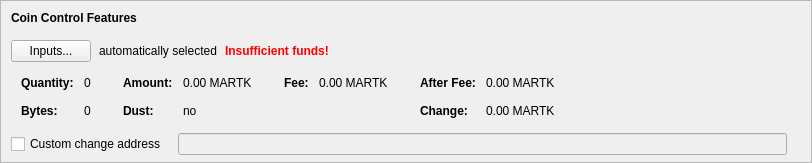
    <widget class="QFrame" name="frameCoinControl">
     <property name="sizePolicy">
      <sizepolicy hsizetype="Expanding" vsizetype="Expanding">
       <horstretch>0</horstretch>
       <verstretch>0</verstretch>
      </sizepolicy>
     </property>
     <property name="maximumSize">
      <size>
       <width>16777215</width>
       <height>16777215</height>
      </size>
     </property>
     <property name="frameShape">
      <enum>QFrame::StyledPanel</enum>
     </property>
     <property name="frameShadow">
      <enum>QFrame::Sunken</enum>
     </property>
     <layout class="QVBoxLayout" name="verticalLayoutCoinControl2">
      <property name="spacing">
       <number>0</number>
      </property>
      <property name="leftMargin">
       <number>0</number>
      </property>
      <property name="topMargin">
       <number>0</number>
      </property>
      <property name="rightMargin">
       <number>0</number>
      </property>
      <property name="bottomMargin">
       <number>6</number>
      </property>
      <item>
       <layout class="QVBoxLayout" name="verticalLayoutCoinControl" stretch="0,0,0,0,1">
        <property name="spacing">
         <number>0</number>
        </property>
        <property name="leftMargin">
         <number>10</number>
        </property>
        <property name="topMargin">
         <number>10</number>
        </property>
        <item>
         <layout class="QHBoxLayout" name="horizontalLayoutCoinControl1">
          <property name="bottomMargin">
           <number>15</number>
          </property>
          <item>
           <widget class="QLabel" name="labelCoinControlFeatures">
            <property name="sizePolicy">
             <sizepolicy hsizetype="Preferred" vsizetype="Maximum">
              <horstretch>0</horstretch>
              <verstretch>0</verstretch>
             </sizepolicy>
            </property>
            <property name="font">
             <font>
              <weight>75</weight>
              <bold>true</bold>
             </font>
            </property>
            <property name="styleSheet">
             <string notr="true">font-weight:bold;</string>
            </property>
            <property name="text">
             <string>Coin Control Features</string>
            </property>
           </widget>
          </item>
         </layout>
        </item>
        <item>
         <layout class="QHBoxLayout" name="horizontalLayoutCoinControl2" stretch="0,0,0,0">
          <property name="spacing">
           <number>8</number>
          </property>
          <property name="bottomMargin">
           <number>10</number>
          </property>
          <item>
           <widget class="QPushButton" name="pushButtonCoinControl">
            <property name="styleSheet">
             <string notr="true"/>
            </property>
            <property name="text">
             <string>Inputs...</string>
            </property>
            <property name="autoDefault">
             <bool>false</bool>
            </property>
           </widget>
          </item>
          <item>
           <widget class="QLabel" name="labelCoinControlAutomaticallySelected">
            <property name="text">
             <string>automatically selected</string>
            </property>
            <property name="margin">
             <number>5</number>
            </property>
           </widget>
          </item>
          <item>
           <widget class="QLabel" name="labelCoinControlInsuffFunds">
            <property name="font">
             <font>
              <weight>75</weight>
              <bold>true</bold>
             </font>
            </property>
            <property name="styleSheet">
             <string notr="true">color:red;font-weight:bold;</string>
            </property>
            <property name="text">
             <string>Insufficient funds!</string>
            </property>
            <property name="margin">
             <number>5</number>
            </property>
           </widget>
          </item>
          <item>
           <spacer name="horizontalSpacerCoinControl">
            <property name="orientation">
             <enum>Qt::Horizontal</enum>
            </property>
            <property name="sizeHint" stdset="0">
             <size>
              <width>40</width>
              <height>1</height>
             </size>
            </property>
           </spacer>
          </item>
         </layout>
        </item>
        <item>
         <widget class="QWidget" name="widgetCoinControl" native="true">
          <property name="sizePolicy">
           <sizepolicy hsizetype="Preferred" vsizetype="Preferred">
            <horstretch>0</horstretch>
            <verstretch>0</verstretch>
           </sizepolicy>
          </property>
          <property name="minimumSize">
           <size>
            <width>0</width>
            <height>0</height>
           </size>
          </property>
          <property name="styleSheet">
           <string notr="true"/>
          </property>
          <layout class="QHBoxLayout" name="horizontalLayoutCoinControl5">
           <property name="leftMargin">
            <number>0</number>
           </property>
           <property name="topMargin">
            <number>0</number>
           </property>
           <property name="rightMargin">
            <number>0</number>
           </property>
           <property name="bottomMargin">
            <number>0</number>
           </property>
           <item>
            <layout class="QHBoxLayout" name="horizontalLayoutCoinControl3" stretch="0,0,0,1">
             <property name="spacing">
              <number>20</number>
             </property>
             <property name="topMargin">
              <number>0</number>
             </property>
             <property name="bottomMargin">
              <number>10</number>
             </property>
             <item>
              <layout class="QFormLayout" name="formLayoutCoinControl1">
               <property name="horizontalSpacing">
                <number>10</number>
               </property>
               <property name="verticalSpacing">
                <number>14</number>
               </property>
               <property name="leftMargin">
                <number>10</number>
               </property>
               <property name="topMargin">
                <number>4</number>
               </property>
               <property name="rightMargin">
                <number>6</number>
               </property>
               <item row="0" column="0">
                <widget class="QLabel" name="labelCoinControlQuantityText">
                 <property name="font">
                  <font>
                   <weight>75</weight>
                   <bold>true</bold>
                  </font>
                 </property>
                 <property name="text">
                  <string>Quantity:</string>
                 </property>
                 <property name="margin">
                  <number>0</number>
                 </property>
                </widget>
               </item>
               <item row="0" column="1">
                <widget class="QLabel" name="labelCoinControlQuantity">
                 <property name="cursor">
                  <cursorShape>IBeamCursor</cursorShape>
                 </property>
                 <property name="contextMenuPolicy">
                  <enum>Qt::ActionsContextMenu</enum>
                 </property>
                 <property name="text">
                  <string notr="true">0</string>
                 </property>
                 <property name="margin">
                  <number>0</number>
                 </property>
                 <property name="textInteractionFlags">
                  <set>Qt::LinksAccessibleByMouse|Qt::TextSelectableByKeyboard|Qt::TextSelectableByMouse</set>
                 </property>
                </widget>
               </item>
               <item row="1" column="0">
                <widget class="QLabel" name="labelCoinControlBytesText">
                 <property name="font">
                  <font>
                   <weight>75</weight>
                   <bold>true</bold>
                  </font>
                 </property>
                 <property name="text">
                  <string>Bytes:</string>
                 </property>
                </widget>
               </item>
               <item row="1" column="1">
                <widget class="QLabel" name="labelCoinControlBytes">
                 <property name="cursor">
                  <cursorShape>IBeamCursor</cursorShape>
                 </property>
                 <property name="contextMenuPolicy">
                  <enum>Qt::ActionsContextMenu</enum>
                 </property>
                 <property name="text">
                  <string notr="true">0</string>
                 </property>
                 <property name="textInteractionFlags">
                  <set>Qt::LinksAccessibleByMouse|Qt::TextSelectableByKeyboard|Qt::TextSelectableByMouse</set>
                 </property>
                </widget>
               </item>
              </layout>
             </item>
             <item>
              <layout class="QFormLayout" name="formLayoutCoinControl2">
               <property name="horizontalSpacing">
                <number>10</number>
               </property>
               <property name="verticalSpacing">
                <number>14</number>
               </property>
               <property name="leftMargin">
                <number>6</number>
               </property>
               <property name="topMargin">
                <number>4</number>
               </property>
               <property name="rightMargin">
                <number>6</number>
               </property>
               <item row="0" column="0">
                <widget class="QLabel" name="labelCoinControlAmountText">
                 <property name="font">
                  <font>
                   <weight>75</weight>
                   <bold>true</bold>
                  </font>
                 </property>
                 <property name="text">
                  <string>Amount:</string>
                 </property>
                 <property name="margin">
                  <number>0</number>
                 </property>
                </widget>
               </item>
               <item row="0" column="1">
                <widget class="QLabel" name="labelCoinControlAmount">
                 <property name="cursor">
                  <cursorShape>IBeamCursor</cursorShape>
                 </property>
                 <property name="contextMenuPolicy">
                  <enum>Qt::ActionsContextMenu</enum>
                 </property>
                 <property name="text">
                  <string notr="true">0.00 MARTK</string>
                 </property>
                 <property name="textInteractionFlags">
                  <set>Qt::LinksAccessibleByMouse|Qt::TextSelectableByKeyboard|Qt::TextSelectableByMouse</set>
                 </property>
                </widget>
               </item>
               <item row="1" column="0">
                <widget class="QLabel" name="labelCoinControlLowOutputText">
                 <property name="font">
                  <font>
                   <weight>75</weight>
                   <bold>true</bold>
                  </font>
                 </property>
                 <property name="text">
                  <string>Dust:</string>
                 </property>
                </widget>
               </item>
               <item row="1" column="1">
                <widget class="QLabel" name="labelCoinControlLowOutput">
                 <property name="cursor">
                  <cursorShape>IBeamCursor</cursorShape>
                 </property>
                 <property name="contextMenuPolicy">
                  <enum>Qt::ActionsContextMenu</enum>
                 </property>
                 <property name="text">
                  <string notr="true">no</string>
                 </property>
                 <property name="textInteractionFlags">
                  <set>Qt::LinksAccessibleByMouse|Qt::TextSelectableByKeyboard|Qt::TextSelectableByMouse</set>
                 </property>
                </widget>
               </item>
              </layout>
             </item>
             <item>
              <layout class="QFormLayout" name="formLayoutCoinControl3">
               <property name="horizontalSpacing">
                <number>10</number>
               </property>
               <property name="verticalSpacing">
                <number>14</number>
               </property>
               <property name="leftMargin">
                <number>6</number>
               </property>
               <property name="topMargin">
                <number>4</number>
               </property>
               <property name="rightMargin">
                <number>6</number>
               </property>
               <item row="0" column="0">
                <widget class="QLabel" name="labelCoinControlFeeText">
                 <property name="font">
                  <font>
                   <weight>75</weight>
                   <bold>true</bold>
                  </font>
                 </property>
                 <property name="text">
                  <string>Fee:</string>
                 </property>
                 <property name="margin">
                  <number>0</number>
                 </property>
                </widget>
               </item>
               <item row="0" column="1">
                <widget class="QLabel" name="labelCoinControlFee">
                 <property name="cursor">
                  <cursorShape>IBeamCursor</cursorShape>
                 </property>
                 <property name="contextMenuPolicy">
                  <enum>Qt::ActionsContextMenu</enum>
                 </property>
                 <property name="text">
                  <string notr="true">0.00 MARTK</string>
                 </property>
                 <property name="textInteractionFlags">
                  <set>Qt::LinksAccessibleByMouse|Qt::TextSelectableByKeyboard|Qt::TextSelectableByMouse</set>
                 </property>
                </widget>
               </item>
              </layout>
             </item>
             <item>
              <layout class="QFormLayout" name="formLayoutCoinControl4">
               <property name="horizontalSpacing">
                <number>10</number>
               </property>
               <property name="verticalSpacing">
                <number>14</number>
               </property>
               <property name="leftMargin">
                <number>6</number>
               </property>
               <property name="topMargin">
                <number>4</number>
               </property>
               <property name="rightMargin">
                <number>6</number>
               </property>
               <item row="0" column="0">
                <widget class="QLabel" name="labelCoinControlAfterFeeText">
                 <property name="font">
                  <font>
                   <weight>75</weight>
                   <bold>true</bold>
                  </font>
                 </property>
                 <property name="text">
                  <string>After Fee:</string>
                 </property>
                 <property name="margin">
                  <number>0</number>
                 </property>
                </widget>
               </item>
               <item row="0" column="1">
                <widget class="QLabel" name="labelCoinControlAfterFee">
                 <property name="cursor">
                  <cursorShape>IBeamCursor</cursorShape>
                 </property>
                 <property name="contextMenuPolicy">
                  <enum>Qt::ActionsContextMenu</enum>
                 </property>
                 <property name="text">
                  <string notr="true">0.00 MARTK</string>
                 </property>
                 <property name="textInteractionFlags">
                  <set>Qt::LinksAccessibleByMouse|Qt::TextSelectableByKeyboard|Qt::TextSelectableByMouse</set>
                 </property>
                </widget>
               </item>
               <item row="1" column="0">
                <widget class="QLabel" name="labelCoinControlChangeText">
                 <property name="font">
                  <font>
                   <weight>75</weight>
                   <bold>true</bold>
                  </font>
                 </property>
                 <property name="text">
                  <string>Change:</string>
                 </property>
                </widget>
               </item>
               <item row="1" column="1">
                <widget class="QLabel" name="labelCoinControlChange">
                 <property name="cursor">
                  <cursorShape>IBeamCursor</cursorShape>
                 </property>
                 <property name="contextMenuPolicy">
                  <enum>Qt::ActionsContextMenu</enum>
                 </property>
                 <property name="text">
                  <string notr="true">0.00 MARTK</string>
                 </property>
                 <property name="textInteractionFlags">
                  <set>Qt::LinksAccessibleByMouse|Qt::TextSelectableByKeyboard|Qt::TextSelectableByMouse</set>
                 </property>
                </widget>
               </item>
              </layout>
             </item>
            </layout>
           </item>
          </layout>
         </widget>
        </item>
        <item>
         <layout class="QHBoxLayout" name="horizontalLayoutCoinControl4" stretch="0,0,0">
          <property name="spacing">
           <number>12</number>
          </property>
          <property name="sizeConstraint">
           <enum>QLayout::SetDefaultConstraint</enum>
          </property>
          <property name="topMargin">
           <number>5</number>
          </property>
          <property name="rightMargin">
           <number>5</number>
          </property>
          <item>
           <widget class="QCheckBox" name="checkBoxCoinControlChange">
            <property name="toolTip">
             <string>If this is activated, but the change address is empty or invalid, change will be sent to a newly generated address.</string>
            </property>
            <property name="text">
             <string>Custom change address</string>
            </property>
           </widget>
          </item>
          <item>
           <widget class="QValidatedLineEdit" name="lineEditCoinControlChange">
            <property name="enabled">
             <bool>false</bool>
            </property>
            <property name="sizePolicy">
             <sizepolicy hsizetype="Expanding" vsizetype="Fixed">
              <horstretch>0</horstretch>
              <verstretch>0</verstretch>
             </sizepolicy>
            </property>
           </widget>
          </item>
          <item>
           <widget class="QLabel" name="labelCoinControlChangeLabel">
            <property name="sizePolicy">
             <sizepolicy hsizetype="Preferred" vsizetype="Expanding">
              <horstretch>0</horstretch>
              <verstretch>0</verstretch>
             </sizepolicy>
            </property>
            <property name="minimumSize">
             <size>
              <width>0</width>
              <height>0</height>
             </size>
            </property>
            <property name="text">
             <string/>
            </property>
            <property name="margin">
             <number>3</number>
            </property>
           </widget>
          </item>
         </layout>
        </item>
        <item>
         <spacer name="verticalSpacerCoinControl">
          <property name="orientation">
           <enum>Qt::Vertical</enum>
          </property>
          <property name="sizeHint" stdset="0">
           <size>
            <width>800</width>
            <height>1</height>
           </size>
          </property>
         </spacer>
        </item>
       </layout>
      </item>
     </layout>
    </widget>
